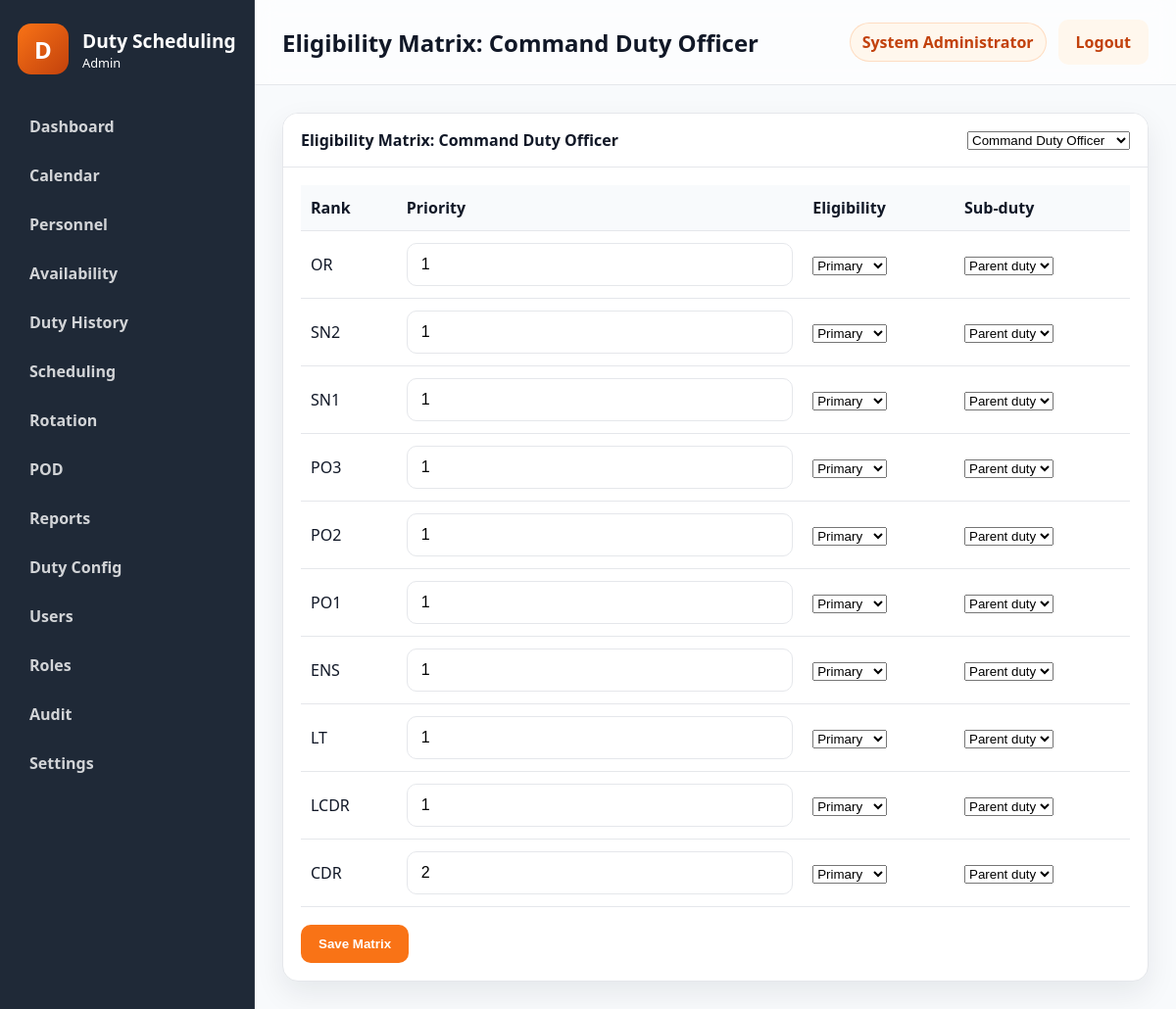
Page /public/?route=eligibility/index&duty_id=1 (signed in) on the committed database.
### tables this page shows
CREATE TABLE users (
    id INT NOT NULL AUTO_INCREMENT,
    username VARCHAR(50) NOT NULL,
    password_hash VARCHAR(255) NOT NULL,
    full_name VARCHAR(100) NOT NULL,
    email VARCHAR(100) NULL,
    role_id INT NOT NULL,
    status ENUM('active','inactive') NOT NULL DEFAULT 'active',
    failed_login_attempts INT NOT NULL DEFAULT 0,
    locked_until DATETIME NULL,
    last_login DATETIME NULL,
    created_at TIMESTAMP NOT NULL DEFAULT CURRENT_TIMESTAMP,
    updated_at TIMESTAMP NOT NULL DEFAULT CURRENT_TIMESTAMP ON UPDATE CURRENT_TIMESTAMP,
    PRIMARY KEY (id),
    UNIQUE KEY uk_users_username (username),
    KEY idx_users_role_id (role_id),
    CONSTRAINT fk_users_role_id FOREIGN KEY (role_id) REFERENCES roles (id)
        ON UPDATE CASCADE
        ON DELETE RESTRICT
);

CREATE TABLE ranks (
    id INT NOT NULL AUTO_INCREMENT,
    rank_name VARCHAR(50) NOT NULL,
    rank_abbr VARCHAR(10) NOT NULL,
    rank_order INT NOT NULL,
    is_active TINYINT(1) NOT NULL DEFAULT 1,
    created_at TIMESTAMP NOT NULL DEFAULT CURRENT_TIMESTAMP,
    updated_at TIMESTAMP NOT NULL DEFAULT CURRENT_TIMESTAMP ON UPDATE CURRENT_TIMESTAMP,
    PRIMARY KEY (id),
    UNIQUE KEY uk_ranks_rank_abbr (rank_abbr),
    KEY idx_ranks_rank_order (rank_order)
);

CREATE TABLE rank_duty_eligibility (
    id INT NOT NULL AUTO_INCREMENT,
    rank_id INT NOT NULL,
    duty_id INT NOT NULL,
    subduty_id INT NULL,
    priority INT NOT NULL,
    eligibility ENUM('Primary','Alternate') NOT NULL DEFAULT 'Primary',
    is_active TINYINT(1) NOT NULL DEFAULT 1,
    created_at TIMESTAMP NOT NULL DEFAULT CURRENT_TIMESTAMP,
    updated_at TIMESTAMP NOT NULL DEFAULT CURRENT_TIMESTAMP ON UPDATE CURRENT_TIMESTAMP,
    PRIMARY KEY (id),
    UNIQUE KEY uk_rank_duty_eligibility (rank_id, duty_id, subduty_id, priority),
    KEY idx_rank_duty_rank_id (rank_id),
    KEY idx_rank_duty_duty_id (duty_id),
    KEY idx_rank_duty_subduty_id (subduty_id),
    CONSTRAINT fk_rank_duty_eligibility_rank_id FOREIGN KEY (rank_id) REFERENCES ranks (id)
        ON UPDATE CASCADE
        ON DELETE RESTRICT,
    CONSTRAINT fk_rank_duty_eligibility_duty_id FOREIGN KEY (duty_id) REFERENCES duties (id)
        ON UPDATE CASCADE
        ON DELETE RESTRICT,
    CONSTRAINT fk_rank_duty_eligibility_subduty_id FOREIGN KEY (subduty_id) REFERENCES duty_subduties (id)
        ON UPDATE CASCADE
        ON DELETE RESTRICT
);

### controllers/EligibilityController.php (called while the page is built, shortened)
<?php
class EligibilityController
{
    public function index(): void
    {
        $dutyId = (int) ($_GET['duty_id'] ?? 0);
        $duty = $dutyId > 0 ? Duty::findById($dutyId) : null;
        $pageTitle = 'Eligibility Matrix: ' . ($duty['duty_name'] ?? 'Duty');
        $ranks = Rank::all();
        $eligibilityRows = Eligibility::allForDuty($dutyId);
        include APP_ROOT . '/views/layouts/layout.php';
    }
}

### public/index.php (called while the page is built, shortened)
<?php
$route = trim((string) ($_GET['route'] ?? ''), " /\t\n\r");
$routeResolver = resolve_route($route);
[$controllerName, $actionName] = $routeResolver;
if ($route !== 'auth/login' && $route !== 'auth/logout' && !is_logged_in()) {
    redirect(APP_PUBLIC_URL . '/?route=auth/login');
}
$controller = new $controllerName();
$controller->{$actionName}();

### core/functions.php (called while the page is built, shortened)
<?php
function normalize_permission(string $permission): string
{
    $normalized = trim(strtolower($permission));
    $normalized = str_replace(':', '.', $normalized);
    $normalized = str_replace('_', '.', $normalized);
    return $normalized;
}
function e(mixed $value): string
{
    return htmlspecialchars((string) $value, ENT_QUOTES, 'UTF-8');
}
function user_has_permission(string $permission): bool
{
    $user = current_user();
    $permissions = $user['permissions'] ?? [];
    return in_array(normalize_permission($permission), $permissions, true);
}

### models/Duty.php (called while the page is built, shortened)
<?php
class Duty
{
    public static function all(): array
    {
        $pdo = get_db();
        $statement = $pdo->query('SELECT * FROM duties ORDER BY sort_order IS NULL, sort_order ASC, id ASC');
        return $statement->fetchAll() ?: [];
    }
    public static function findById(int $id): ?array
    {
        $pdo = get_db();
        $statement = $pdo->prepare('SELECT * FROM duties WHERE id = :id LIMIT 1');
        $statement->execute([':id' => $id]);
        $duty = $statement->fetch();
        return $duty ?: null;
    }
}

### core/auth.php (called while the page is built, shortened)
<?php
function is_logged_in(): bool
{
    $user = current_user();
    return !empty($user);
}
function current_user(): ?array
{
    $sessionUser = $_SESSION['user'] ?? null;
    $userId = (int) ($_SESSION['user_id'] ?? 0);
    if (is_array($sessionUser) && !empty($sessionUser['id'])) {
        $user = User::findById($userId);
        $role = Role::findById((int) ($user['role_id'] ?? 0));
        $user['role_name'] = $role['role_name'] ?? ($sessionUser['role_name'] ?? '');
        $user['permissions'] = Role::getPermissionsForRoleId((int) ($user['role_id'] ?? 0));
        return $user;
    }
    $user = User::findById($userId);
    $role = Role::findById((int) ($user['role_id'] ?? 0));
    $user['role_name'] = $role['role_name'] ?? '';
    $user['permissions'] = Role::getPermissionsForRoleId((int) ($user['role_id'] ?? 0));
    return $user;
}

### models/User.php (called while the page is built, shortened)
<?php
class User
{
    public static function findById(int $id): ?array
    {
        $pdo = get_db();
        $statement = $pdo->prepare(
            'SELECT u.*, r.role_name, r.permissions AS role_permissions
             FROM users u
             LEFT JOIN roles r ON r.id = u.role_id
             WHERE u.id = :id
             LIMIT 1'
        );
        $statement->execute([':id' => $id]);
        $user = $statement->fetch();
        $user['permissions'] = Role::decodePermissions($user['role_permissions'] ?? '[]');
        return $user;
    }
}

### models/Role.php (called while the page is built, shortened)
<?php
class Role
{
    public static function findById(int $id): ?array
    {
        $pdo = get_db();
        $statement = $pdo->prepare('SELECT * FROM roles WHERE id = :id LIMIT 1');
        $statement->execute([':id' => $id]);
        $role = $statement->fetch();
        return $role ?: null;
    }
    public static function getPermissionsForRoleId(int $roleId): array
    {
        $role = self::findById($roleId);
        return self::decodePermissions($role['permissions'] ?? '[]');
    }
    public static function decodePermissions(mixed $permissions): array
    {
        $values = [];
        if (is_array($permissions)) {
            $values = array_values($permissions);
        } else {
            $decoded = json_decode((string) $permissions, true);
            if (is_array($decoded)) {
                $values = array_values($decoded);
            }
        }
        $normalized = [];
        foreach ($values as $value) {
            $normalized[] = normalize_permission((string) $value);
        }
        return array_values(array_unique($normalized));
    }
}

### models/Rank.php (called while the page is built, shortened)
<?php
class Rank
{
    public static function all(): array
    {
        $pdo = get_db();
        $statement = $pdo->query('SELECT * FROM ranks ORDER BY rank_order DESC, id ASC');
        return $statement->fetchAll() ?: [];
    }
}

### models/Eligibility.php (called while the page is built, shortened)
<?php
class Eligibility
{
    public static function allForDuty(int $dutyId): array
    {
        $pdo = get_db();
        $statement = $pdo->prepare(
            'SELECT e.*, r.rank_name, r.rank_abbr
             FROM rank_duty_eligibility e
             LEFT JOIN ranks r ON r.id = e.rank_id
             WHERE e.duty_id = :duty_id
             ORDER BY e.priority ASC, e.rank_id ASC'
        );
        $statement->execute([':duty_id' => $dutyId]);
        return $statement->fetchAll() ?: [];
    }
}

### views/duties/eligibility.php (the view, shortened to what this page needs)
<?php
$selectedDutyId = (int) ($duty['id'] ?? 0);
?>
<div class="panel">
    <div class="panel-header">
        <span><?= e($pageTitle); ?></span>
        <select onchange="window.location='<?= e(APP_PUBLIC_URL); ?>/?route=eligibility/index&duty_id=' + this.value">
            <?php foreach (Duty::all() as $d): ?>
                <option value="<?= e((string) $d['id']); ?>" <?= ((int) $d['id'] === $selectedDutyId) ? 'selected' : ''; ?>><?= e($d['duty_name']); ?></option>
            <?php endforeach; ?>
        </select>
    </div>
    <div class="panel-body">
        <form method="post" action="<?= e(APP_PUBLIC_URL . '/?route=eligibility/save'); ?>" class="stack-form">
            <table class="data-table">
                <thead>
                    <tr>
                        <th>Rank</th>
                        <th>Priority</th>
                        <th>Eligibility</th>
                        <th>Sub-duty</th>
                    </tr>
                </thead>
                <tbody>
                    <?php foreach ($ranks as $rank): ?>
                        <?php $existing = null; foreach ($eligibilityRows as $row) { if ((int) $row['rank_id'] === (int) $rank['id']) { $existing = $row; break; } } ?>
                        <tr>
                            <td><?= e($rank['rank_abbr'] ?? $rank['rank_name']); ?></td>
                            <td>
                                <input type="number" min="1" name="eligibility[<?= e((string) $rank['id']); ?>][priority]" value="<?= e((string) ($existing['priority'] ?? 1)); ?>">
                            </td>
                            <td>
                                <select name="eligibility[<?= e((string) $rank['id']); ?>][eligibility]">
                                    <option value="Primary" <?= (($existing['eligibility'] ?? 'Primary') === 'Primary') ? 'selected' : ''; ?>>Primary</option>
                                </select>
                            </td>
                            <td>
                                <select name="eligibility[<?= e((string) $rank['id']); ?>][subduty_id]">
                                    <option value="">Parent duty</option>
                                </select>
                            </td>
                        </tr>
                    <?php endforeach; ?>
                </tbody>
            </table>
            <div class="button-row">
                <button type="submit" class="btn btn-primary">Save Matrix</button>
            </div>
        </form>
    </div>
</div>

### views/layouts/layout.php (shortened to what this page needs)
<?php
$user = $user ?? current_user();
$pageTitle = $pageTitle ?? 'Dashboard';
$viewFile = $viewFile ?? APP_ROOT . '/views/dashboard/index.php';
?>
<!doctype html>
<html lang="en">
<head>
    <link rel="stylesheet" href="<?= e(APP_PUBLIC_URL . '/assets/css/app.css'); ?>">
    <link rel="stylesheet" href="<?= e(APP_PUBLIC_URL . '/assets/css/print.css'); ?>">
</head>
<body class="app-body">
    <div class="app-shell">
        <?php include APP_ROOT . '/views/layouts/sidebar.php'; ?>
        <main class="main-panel">
            <header class="topbar no-print">
                <div>
                    <h1><?= e($pageTitle); ?></h1>
                </div>
                <div class="topbar-actions">
                    <span class="user-pill"><?= e($user['full_name'] ?? 'Administrator'); ?></span>
                    <a class="btn btn-secondary" href="<?= e(APP_PUBLIC_URL . '/?route=auth/logout'); ?>">Logout</a>
                </div>
            </header>
            <section class="content-area">
                <?php include $viewFile; ?>
            </section>
        </main>
    </div>
</body>
</html>

### public/assets/css/app.css (style rules this page uses)
:root { --primary: #F97316; --primary-dark: #C2410C; --primary-light: #FFF7ED; --dark: #1F2937; --bg: #F8FAFC; --border: #E5E7EB; --text: #111827; --muted: #6B7280; --shadow: 0 12px 30px rgba(15, 23, 42, 0.08); --radius: 16px; --card-bg: #FFFFFF; --danger: #DC2626; --success: #16A34A; --warning: #F59E0B; }
* { box-sizing: border-box; }
html, body { margin: 0; min-height: 100%; font-family: "Segoe UI", Tahoma, Geneva, Verdana, sans-serif; background: var(--bg); color: var(--text); }
body { min-height: 100vh; }
input { width: 100%; padding: 12px 14px; border: 1px solid var(--border); border-radius: 10px; background: #fff; font-size: 1rem; }
.btn { display: inline-flex; align-items: center; justify-content: center; padding: 12px 18px; border: none; border-radius: 10px; text-decoration: none; cursor: pointer; font-weight: 600; transition: opacity 0.2s ease; }
.btn-primary { background: var(--primary); color: #fff; }
.btn-secondary { background: var(--primary-light); color: var(--primary-dark); }
.app-body { background: var(--bg); }
.app-shell { display: flex; min-height: 100vh; }
.main-panel { flex: 1; display: flex; flex-direction: column; }
.topbar { display: flex; align-items: center; justify-content: space-between; padding: 20px 28px; background: rgba(255, 255, 255, 0.6); border-bottom: 1px solid var(--border); backdrop-filter: blur(10px); }
.topbar h1 { margin: 0; font-size: 1.5rem; }
.topbar-actions { display: flex; align-items: center; gap: 12px; }
.user-pill { background: var(--primary-light); color: var(--primary-dark); border: 1px solid rgba(249, 115, 22, 0.2); border-radius: 999px; padding: 8px 12px; font-weight: 600; }
.content-area { padding: 28px; }
.stack-form { display: flex; flex-direction: column; gap: 18px; }
.button-row { display: flex; gap: 12px; flex-wrap: wrap; }
.data-table { width: 100%; border-collapse: collapse; }
.data-table th, .data-table td { padding: 12px 10px; text-align: left; border-bottom: 1px solid var(--border); }
.data-table th { background: #f8fafc; }
.panel { background: var(--card-bg); border: 1px solid var(--border); border-radius: var(--radius); overflow: hidden; box-shadow: var(--shadow); }
.panel-header { display: flex; align-items: center; justify-content: space-between; padding: 16px 18px; border-bottom: 1px solid var(--border); background: #fff; font-weight: 700; }
.panel-body { padding: 18px; }
.no-print { print-color-adjust: exact; }

### public/assets/css/print.css (style rules this page uses)
body { background: #fff; }

### rows in the picture
users: full_name "System Administrator"
ranks: rank_abbr "OR", priority "1", id "Primary"
ranks: rank_abbr "SN2", priority "1", id "Primary"
ranks: rank_abbr "SN1", priority "1", id "Primary"
ranks: rank_abbr "PO3", priority "1", id "Primary"
ranks: rank_abbr "PO2", priority "1", id "Primary"
ranks: rank_abbr "PO1", priority "1", id "Primary"
ranks: rank_abbr "ENS", priority "1", id "Primary"
ranks: rank_abbr "LT", priority "1", id "Primary"
ranks: rank_abbr "LCDR", id "Primary"
rank_duty_eligibility: priority "1"
ranks: rank_abbr "CDR", id "Primary"
rank_duty_eligibility: priority "2"

### other values in the picture
$item['label'] "Dashboard"
$item['label'] "Calendar"
$item['label'] "Personnel"
$item['label'] "Availability"
$item['label'] "Duty History"
$item['label'] "Scheduling"
$item['label'] "Rotation"
$item['label'] "POD"
$item['label'] "Reports"
$item['label'] "Duty Config"
$item['label'] "Users"
$item['label'] "Roles"
$item['label'] "Audit"
$item['label'] "Settings"
$pageTitle "Eligibility Matrix: Command Duty Officer"
